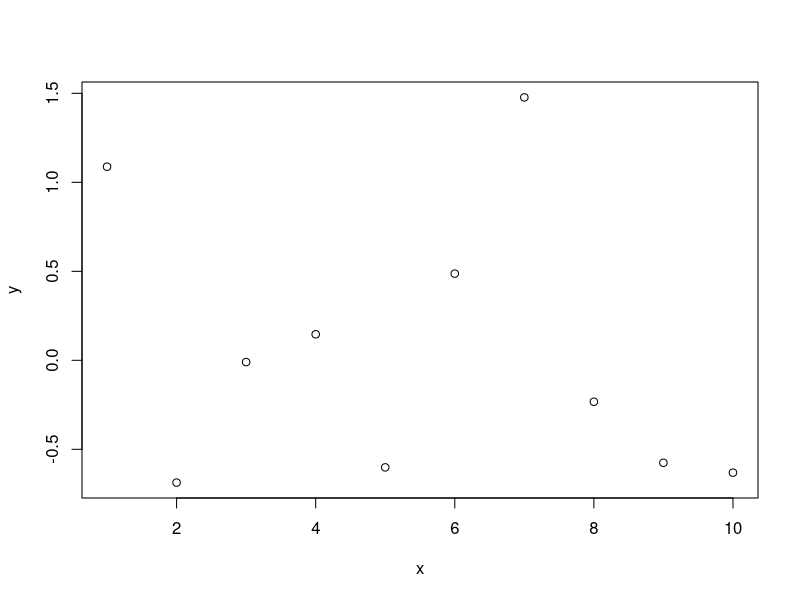

Generate this figure with R: (Note: this script raises an error after producing the figure.)
for(i in 1:10) {
   print(i^3)
}

#playing around with vectors
x.vec <- vector(length=10)
x.vec[3] <- 3.4
print(x.vec)
x.vec[] <- NA
print(x.vec)
x.vec[1:4] <- 10.3
print(x.vec)
x.vec[c(3,5,9)] <- 11.6
print(x.vec)
x.vec[-1] <- 6.7
print(x.vec)

#playing around with matrices
x.mat <- matrix(nrow=3, ncol=4)
print(x.mat)
x.mat[] <- 2.89
print(x.mat)
x.mat[2,4] <- 0
print(x.mat)
x.mat[1,] <- NA
print(x.mat)
x.mat[,4] <- -1
print(x.mat)
x.mat[1:2,3:4] <- "help"
print(x.mat)
x.mat[-1,-1] <- 0
print(x.mat)

#if-then-else statement
x <- 1
if (x < 3) {
   y <- x+2
} else {
   y <- x+4
}

#ifelse statement (similar to Excel), returns a value
ifelse(x<3,6,2)

#for loop
for (i in 1:10) {
   print(i^3)
} 

#for loop
for (crazyval in c(100,"help", "August")) {
   print(crazyval)
}

#sequences of values
1:10
10:1
3:9
c(3,9,5,7)  #the c() command concatenates numbers into a vector
LETTERS     #defined vector
letters     #defined vector
seq(from=1,to=11,by=2)  #odd numbers
seq(1,11,2)             #note how much harder this is to understand
seq(from=5,to=50,length.out=10)  #produce a vector of 10 values


#while loop
x <- 1
while(x<3) {
   x <- x +1  #this statement may or may not be run
   print(x)
}

#repeat loop
x <- 1
repeat { 
   x <- x + 1  #this statement is always run at least once
   print(x)
   if(x > 10) break() 
}

#function to do sum of squares
SSvalue <- function(x,y) {
   SS <- (x-y)^2
   return(SS)
}
SSvalue(x=10,y=3)
answer <- SSvalue(x=10,y=3)
print(answer)

#function that does stuff and does not return a value
PlotRandom <- function(x,y) {
   plot(x=x,y=y)
}
PlotRandom(x=1:10,y=rnorm(n=10))

#function to do sum of squares on vectors
SSvecs <- function(xvec,yvec) {
   n <- length(xvec)  #assume two vectors are same length
   SS <- 0
   for (i in 1:n) {
      SS <- SS+SSvalue(xvec[i],yvec[i])
   }   
   return(SS)
}
SSvecs(x=c(3,4,5),y=c(2,4,6))

#the length() function
length(1)
length(1:10)
length(LETTERS)

#removing all global variables and functions
rm(list=ls())

#difference between global and local variables
xx <- 4
dumb <- function() {
   yy <- xx+4
   print(yy)
   xx <- 3
   print(xx)
}
dumb()  #calls the function
print(xx)  #value was not changed inside the function, instead new variable xx created inside function
print(yy)  #variable not available outside the function

#no global variables used within the function, instead passed as parameter
smarter <- function(x) {  #function has one parameter x
   yy <- x+4
   print(yy)   #does not return the value, just prints it to the console. 
}
xx <- 4        #global variable
smarter(x=xx)  #passes global variable to function

#reading in data from a .csv file
xdata <- read.csv(file="values.csv")
head(xdata)
xdata <- read.csv(file="values.csv", header=T, sep=",")
xdata[,3]
xdata <- read.csv(file="values.csv", header=T, sep=",", stringsAsFactors=T)
xdata[,3]
xdata <- read.csv(file="values.csv", header=T, sep=",", colClasses=c("numeric","numeric","character"))
xdata[,3]
xdata[,2]

#write data to a file
write.csv(x=xdata, file="temp.csv")
write.csv(x=xdata, file="tables\\temp.csv")
write.csv(x=xdata, file="C:\\Users\\Trevor Branch\\Documents\\2013 FISH458 Quantitative\\1 Labs\\Lab 4 Intro to R\\tables")
#unreadable code
for (i in 1:4) {  if(i>3) { print(i) }
for (j in 1:3) { for (k in 1:3) { if (j>k) print(j) }}}

#more readable code
for (i in 1:4) {  
   if(i>3) { 
      print(i) 
   }
   for (j in 1:3) { 
      for (k in 1:3) { 
         if (j>k) {
            print(j) 
         }
      }
   }
}

#defensive coding
if(x>1) {
   print(x)
} else {
   print(x+2)
}

if(x>1) print(x) else 
   print(x+2)

x <- 0
if(x>1) print(x) else 
   print(x+2)
   print(x+5)

#naming parameters when calling functions
seq(0,20,2)
seq(from=0, to=20, by=2)

seq(20,0,2)
seq(to=20, from=0, by=2)